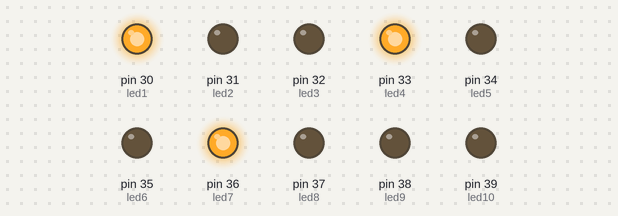
Bench run of a sketch on a simulated Arduino Mega 2560, built with avr-gcc and run on an emulated ATmega2560. Parts: output pins drawn as LEDs (lit = HIGH).

Above: at 1.05 s.
At 4.3 s:
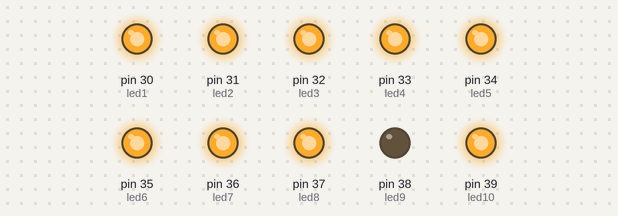
At 7.2 s:
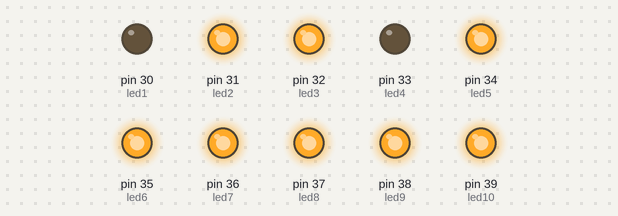
At 17.2 s:
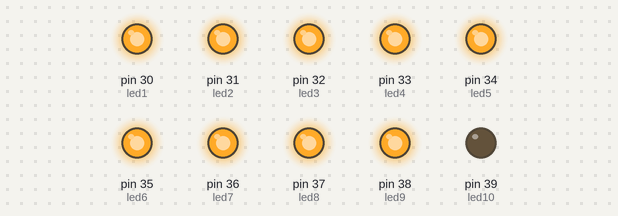
At 28.4 s:
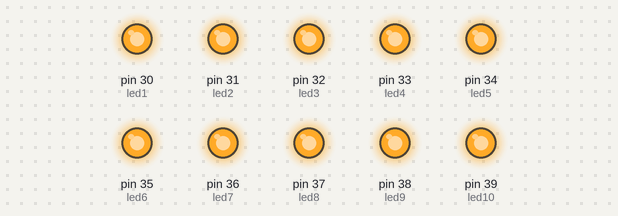
At 38.5 s:
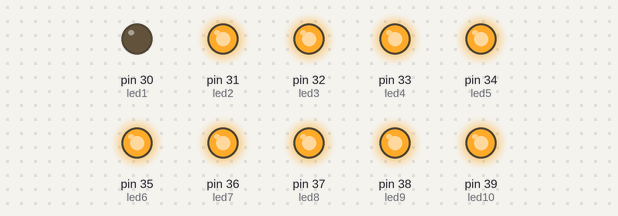
Timing chart, 0 to 40.0 s (numbered marks = the images above):
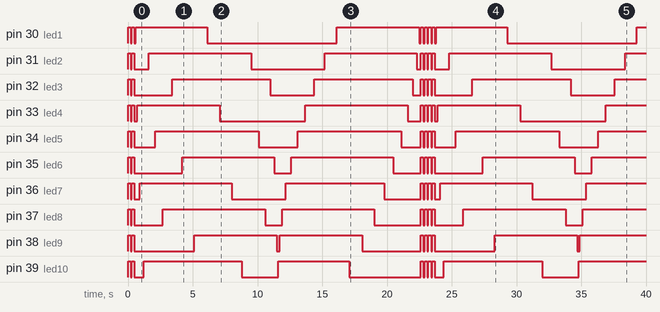

The sketch:

HOLA_GENTE.ino
```cpp
int led1 = 30;
int led2 = 31;
int led3 = 32;
int led4 = 33;
int led5 = 34;
int led6 = 35;
int led7 = 36;
int led8 = 37;
int led9 = 38;
int led10 = 39;
void setup() {
   pinMode(led1,OUTPUT);
   pinMode(led2,OUTPUT);
   pinMode(led3,OUTPUT);
   pinMode(led4,OUTPUT);
   pinMode(led5,OUTPUT);
   pinMode(led6,OUTPUT);
   pinMode(led7,OUTPUT);
   pinMode(led8,OUTPUT);
   pinMode(led9,OUTPUT);
   pinMode(led10,OUTPUT);

}

void loop() {
   digitalWrite(led1,HIGH);
   digitalWrite(led2,HIGH);
   digitalWrite(led3,HIGH);
   digitalWrite(led4,HIGH);
   digitalWrite(led5,HIGH);
   digitalWrite(led6,HIGH);
   digitalWrite(led7,HIGH);
   digitalWrite(led8,HIGH);
   digitalWrite(led9,HIGH);
   digitalWrite(led10,HIGH);
   delay(100);
   digitalWrite(led1,LOW);
   digitalWrite(led2,LOW);
   digitalWrite(led3,LOW);
   digitalWrite(led4,LOW);
   digitalWrite(led5,LOW);
   digitalWrite(led6,LOW);
   digitalWrite(led7,LOW);
   digitalWrite(led8,LOW);
   digitalWrite(led9,LOW);
   digitalWrite(led10,LOW);
   digitalWrite(led10,HIGH);
   digitalWrite(led9,HIGH);
   digitalWrite(led8,HIGH);
   digitalWrite(led7,HIGH);
   digitalWrite(led6,HIGH);
   digitalWrite(led5,HIGH);
   digitalWrite(led4,HIGH);
   digitalWrite(led3,HIGH);
   digitalWrite(led2,HIGH);
   digitalWrite(led1,HIGH);
   delay(100);
   digitalWrite(led10,LOW);
   digitalWrite(led9,LOW);
   digitalWrite(led8,LOW);
   digitalWrite(led7,LOW);
   digitalWrite(led6,LOW);
   digitalWrite(led5,LOW);
   digitalWrite(led4,LOW);
   digitalWrite(led3,LOW);
   digitalWrite(led2,LOW);
   digitalWrite(led1,LOW);
   delay(100);
    digitalWrite(led1,HIGH);
   digitalWrite(led2,HIGH);
   digitalWrite(led3,HIGH);
   digitalWrite(led4,HIGH);
   digitalWrite(led5,HIGH);
   digitalWrite(led6,HIGH);
   digitalWrite(led7,HIGH);
   digitalWrite(led8,HIGH);
   digitalWrite(led9,HIGH);
   digitalWrite(led10,HIGH);
   delay(100);
   digitalWrite(led1,LOW);
   digitalWrite(led2,LOW);
   digitalWrite(led3,LOW);
   digitalWrite(led4,LOW);
   digitalWrite(led5,LOW);
   digitalWrite(led6,LOW);
   digitalWrite(led7,LOW);
   digitalWrite(led8,LOW);
   digitalWrite(led9,LOW);
   digitalWrite(led10,LOW);
   digitalWrite(led10,HIGH);
   digitalWrite(led9,HIGH);
   digitalWrite(led8,HIGH);
   digitalWrite(led7,HIGH);
   digitalWrite(led6,HIGH);
   digitalWrite(led5,HIGH);
   digitalWrite(led4,HIGH);
   digitalWrite(led3,HIGH);
   digitalWrite(led2,HIGH);
   digitalWrite(led1,HIGH);
   delay(100);
   digitalWrite(led10,LOW);
   digitalWrite(led9,LOW);
   digitalWrite(led8,LOW);
   digitalWrite(led7,LOW);
   digitalWrite(led6,LOW);
   digitalWrite(led5,LOW);
   digitalWrite(led4,LOW);
   digitalWrite(led3,LOW);
   digitalWrite(led2,LOW);
   digitalWrite(led1,LOW);
   delay(100);
   digitalWrite(led1,HIGH);
   delay(100);
   digitalWrite(led4,HIGH);
   delay(200);
   digitalWrite(led7,HIGH);
   delay(300);
   digitalWrite(led10,HIGH);
   delay(400);
   digitalWrite(led2,HIGH);
   delay(500);
   digitalWrite(led5,HIGH);
   delay(600);
   digitalWrite(led8,HIGH);
   delay(700);
   digitalWrite(led3,HIGH);
   delay(800);
   digitalWrite(led6,HIGH);
   delay(900);
   digitalWrite(led9,HIGH);
   delay(1000);
   digitalWrite(led1,LOW);
   delay(1000);
   digitalWrite(led4,LOW);
   delay(900);
   digitalWrite(led7,LOW);
   delay(800);
   digitalWrite(led10,LOW);
   delay(700);
   digitalWrite(led2,LOW);
   delay(600);
   digitalWrite(led5,LOW);
   delay(500);
   digitalWrite(led8,LOW);
   delay(400);
   digitalWrite(led3,LOW);
   delay(300);
   digitalWrite(led6,LOW);
   delay(200);
   digitalWrite(led9,LOW);
   delay(100);
   digitalWrite(led10,HIGH);
   delay(100);
   digitalWrite(led9,HIGH);
   delay(200);
   digitalWrite(led8,HIGH);
   delay(300);
   digitalWrite(led7,HIGH);
   delay(400);
   digitalWrite(led6,HIGH);
   delay(500);
   digitalWrite(led5,HIGH);
   delay(600);
   digitalWrite(led4,HIGH);
   delay(700);
   digitalWrite(led3,HIGH);
   delay(800);
   digitalWrite(led2,HIGH);
   delay(900);
   digitalWrite(led1,HIGH);
   delay(1000);
   digitalWrite(led10,LOW);
   delay(1000);
   digitalWrite(led9,LOW);
   delay(900);
   digitalWrite(led8,LOW);
   delay(800);
   digitalWrite(led7,LOW);
   delay(700);
   digitalWrite(led6,LOW);
   delay(600);
   digitalWrite(led5,LOW);
   delay(500);
   digitalWrite(led4,LOW);
   delay(400);
   digitalWrite(led3,LOW);
   delay(300);
   digitalWrite(led2,LOW);
   delay(200);
   digitalWrite(led1,LOW);
   delay(100);
   digitalWrite(led1,HIGH);
   digitalWrite(led2,HIGH);
   digitalWrite(led3,HIGH);
   digitalWrite(led4,HIGH);
   digitalWrite(led5,HIGH);
   digitalWrite(led6,HIGH);
   digitalWrite(led7,HIGH);
   digitalWrite(led8,HIGH);
   digitalWrite(led9,HIGH);
   digitalWrite(led10,HIGH);
   delay(100);
   digitalWrite(led1,LOW);
   digitalWrite(led2,LOW);
   digitalWrite(led3,LOW);
   digitalWrite(led4,LOW);
   digitalWrite(led5,LOW);
   digitalWrite(led6,LOW);
   digitalWrite(led7,LOW);
   digitalWrite(led8,LOW);
   digitalWrite(led9,LOW);
   digitalWrite(led10,LOW);
   digitalWrite(led10,HIGH);
   digitalWrite(led9,HIGH);
   digitalWrite(led8,HIGH);
   digitalWrite(led7,HIGH);
   digitalWrite(led6,HIGH);
   digitalWrite(led5,HIGH);
   digitalWrite(led4,HIGH);
   digitalWrite(led3,HIGH);
   digitalWrite(led2,HIGH);
   digitalWrite(led1,HIGH);
   delay(100);
   digitalWrite(led10,LOW);
   digitalWrite(led9,LOW);
   digitalWrite(led8,LOW);
   digitalWrite(led7,LOW);
   digitalWrite(led6,LOW);
   digitalWrite(led5,LOW);
   digitalWrite(led4,LOW);
   digitalWrite(led3,LOW);
   digitalWrite(led2,LOW);
   digitalWrite(led1,LOW);
   delay(100);
    digitalWrite(led1,HIGH);
   digitalWrite(led2,HIGH);
   digitalWrite(led3,HIGH);
   digitalWrite(led4,HIGH);
   digitalWrite(led5,HIGH);
   digitalWrite(led6,HIGH);
   digitalWrite(led7,HIGH);
   digitalWrite(led8,HIGH);
   digitalWrite(led9,HIGH);
   digitalWrite(led10,HIGH);
   delay(100);
   digitalWrite(led1,LOW);
   digitalWrite(led2,LOW);
   digitalWrite(led3,LOW);
   digitalWrite(led4,LOW);
   digitalWrite(led5,LOW);
   digitalWrite(led6,LOW);
   digitalWrite(led7,LOW);
   digitalWrite(led8,LOW);
   digitalWrite(led9,LOW);
   digitalWrite(led10,LOW);
   digitalWrite(led10,HIGH);
   digitalWrite(led9,HIGH);
   digitalWrite(led8,HIGH);
   digitalWrite(led7,HIGH);
   digitalWrite(led6,HIGH);
   digitalWrite(led5,HIGH);
   digitalWrite(led4,HIGH);
   digitalWrite(led3,HIGH);
   digitalWrite(led2,HIGH);
   digitalWrite(led1,HIGH);
   delay(100);
   digitalWrite(led10,LOW);
   digitalWrite(led9,LOW);
   digitalWrite(led8,LOW);
   digitalWrite(led7,LOW);
   digitalWrite(led6,LOW);
   digitalWrite(led5,LOW);
   digitalWrite(led4,LOW);
   digitalWrite(led3,LOW);
   digitalWrite(led2,LOW);
   digitalWrite(led1,LOW);
   delay(100);

}
```

Measured:
- by itself, pin 30 (led1): LOW → HIGH at 0.00 s, → LOW 0.20 s later, → HIGH 0.10 s later, → LOW 0.20 s later, … (19 changes in this stretch)
- by itself, pin 31 (led2): LOW → HIGH at 0.00 s, → LOW 0.20 s later, → HIGH 0.10 s later, → LOW 0.20 s later, … (19 changes in this stretch)
- by itself, pin 32 (led3): LOW → HIGH at 0.00 s, → LOW 0.20 s later, → HIGH 0.10 s later, → LOW 0.20 s later, … (19 changes in this stretch)
- by itself, pin 33 (led4): LOW → HIGH at 0.00 s, → LOW 0.20 s later, → HIGH 0.10 s later, → LOW 0.20 s later, … (19 changes in this stretch)
- by itself, pin 34 (led5): LOW → HIGH at 0.00 s, → LOW 0.20 s later, → HIGH 0.10 s later, → LOW 0.20 s later, … (19 changes in this stretch)
- by itself, pin 35 (led6): LOW → HIGH at 0.00 s, → LOW 0.20 s later, → HIGH 0.10 s later, → LOW 0.20 s later, … (19 changes in this stretch)
- by itself, pin 36 (led7): LOW → HIGH at 0.00 s, → LOW 0.20 s later, → HIGH 0.10 s later, → LOW 0.20 s later, … (19 changes in this stretch)
- by itself, pin 37 (led8): LOW → HIGH at 0.00 s, → LOW 0.20 s later, → HIGH 0.10 s later, → LOW 0.20 s later, … (19 changes in this stretch)
